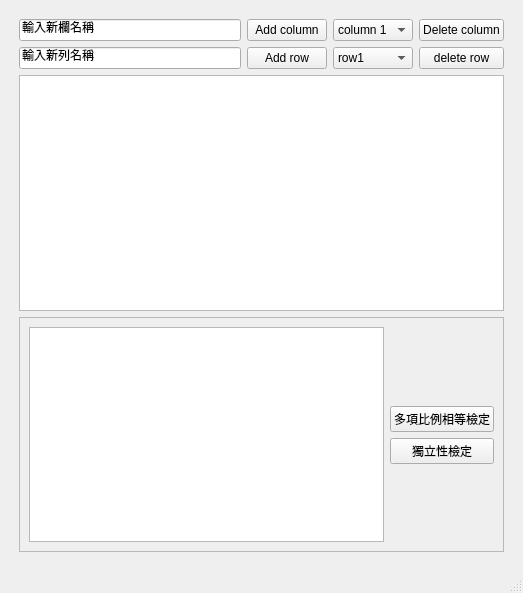
<?xml version="1.0" encoding="UTF-8"?>
<ui version="4.0">
 <class>MainWindow</class>
 <widget class="QMainWindow" name="MainWindow">
  <property name="geometry">
   <rect>
    <x>0</x>
    <y>0</y>
    <width>523</width>
    <height>593</height>
   </rect>
  </property>
  <property name="windowTitle">
   <string>MainWindow</string>
  </property>
  <widget class="QWidget" name="centralwidget">
   <layout class="QVBoxLayout" name="verticalLayout_3">
    <item>
     <layout class="QVBoxLayout" name="verticalLayout_2">
      <property name="leftMargin">
       <number>10</number>
      </property>
      <property name="topMargin">
       <number>10</number>
      </property>
      <property name="rightMargin">
       <number>10</number>
      </property>
      <property name="bottomMargin">
       <number>10</number>
      </property>
      <item>
       <layout class="QGridLayout" name="gridLayout">
        <item row="0" column="0">
         <widget class="QLineEdit" name="lineEdit_newColumn">
          <property name="text">
           <string>輸入新欄名稱</string>
          </property>
         </widget>
        </item>
        <item row="0" column="1">
         <widget class="QPushButton" name="pBut_addColumn">
          <property name="text">
           <string>Add column</string>
          </property>
         </widget>
        </item>
        <item row="0" column="2">
         <widget class="QComboBox" name="comboBox_colDelete">
          <item>
           <property name="text">
            <string>column 1</string>
           </property>
          </item>
          <item>
           <property name="text">
            <string>column 2</string>
           </property>
          </item>
          <item>
           <property name="text">
            <string>column 3</string>
           </property>
          </item>
         </widget>
        </item>
        <item row="0" column="3">
         <widget class="QPushButton" name="pBut_colDelete">
          <property name="text">
           <string>Delete column</string>
          </property>
         </widget>
        </item>
        <item row="1" column="0">
         <widget class="QLineEdit" name="lineEdit_newRow">
          <property name="text">
           <string>輸入新列名稱</string>
          </property>
         </widget>
        </item>
        <item row="1" column="1">
         <widget class="QPushButton" name="pBut_addRow">
          <property name="text">
           <string>Add row</string>
          </property>
         </widget>
        </item>
        <item row="1" column="2">
         <widget class="QComboBox" name="comboBox_rowDelete">
          <item>
           <property name="text">
            <string>row1</string>
           </property>
          </item>
          <item>
           <property name="text">
            <string>row2</string>
           </property>
          </item>
          <item>
           <property name="text">
            <string>row3</string>
           </property>
          </item>
         </widget>
        </item>
        <item row="1" column="3">
         <widget class="QPushButton" name="pBut_rowDelete">
          <property name="text">
           <string>delete row</string>
          </property>
         </widget>
        </item>
       </layout>
      </item>
      <item>
       <widget class="QTableView" name="tableView"/>
      </item>
      <item>
       <widget class="QFrame" name="frame">
        <property name="frameShape">
         <enum>QFrame::StyledPanel</enum>
        </property>
        <property name="frameShadow">
         <enum>QFrame::Raised</enum>
        </property>
        <layout class="QHBoxLayout" name="horizontalLayout">
         <item>
          <widget class="QTextEdit" name="textBrowser_results"/>
         </item>
         <item>
          <layout class="QVBoxLayout" name="verticalLayout">
           <item>
            <spacer name="verticalSpacer_2">
             <property name="orientation">
              <enum>Qt::Vertical</enum>
             </property>
             <property name="sizeHint" stdset="0">
              <size>
               <width>20</width>
               <height>40</height>
              </size>
             </property>
            </spacer>
           </item>
           <item>
            <widget class="QPushButton" name="pBut_proptest">
             <property name="text">
              <string>多項比例相等檢定</string>
             </property>
            </widget>
           </item>
           <item>
            <widget class="QPushButton" name="pBut_indeptest">
             <property name="text">
              <string>獨立性檢定</string>
             </property>
            </widget>
           </item>
           <item>
            <spacer name="verticalSpacer">
             <property name="orientation">
              <enum>Qt::Vertical</enum>
             </property>
             <property name="sizeHint" stdset="0">
              <size>
               <width>20</width>
               <height>40</height>
              </size>
             </property>
            </spacer>
           </item>
          </layout>
         </item>
        </layout>
       </widget>
      </item>
     </layout>
    </item>
   </layout>
  </widget>
  <widget class="QMenuBar" name="menubar">
   <property name="geometry">
    <rect>
     <x>0</x>
     <y>0</y>
     <width>523</width>
     <height>36</height>
    </rect>
   </property>
  </widget>
  <widget class="QStatusBar" name="statusbar"/>
 </widget>
 <resources/>
 <connections/>
</ui>
